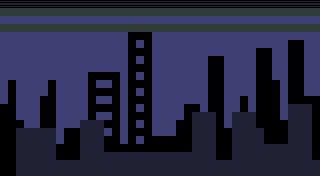

Rendered tile map (Tiled .tmx) drawn with the repository's tilesets; below, a short description and the full map source, tile grids included:
An orthogonal 40x22 tile map with 8x8 px tiles, 1 tile layer (Tile Layer 1).

<map version="1.2" tiledversion="1.2.4" orientation="orthogonal" renderorder="right-down" width="40" height="22" tilewidth="8" tileheight="8" infinite="0" nextlayerid="2" nextobjectid="1">
 <tileset firstgid="1" source="tileset.tsx" />
 <layer id="1" name="Tile Layer 1" width="40" height="22">
  <data encoding="csv">
323,323,323,323,323,323,323,323,323,323,323,323,323,323,323,323,323,323,323,323,323,323,323,323,323,323,323,323,323,323,323,323,323,323,323,323,323,323,323,323,
324,324,324,324,324,324,324,324,324,324,324,324,324,324,324,324,324,324,324,324,324,324,324,324,324,324,324,324,324,324,324,324,324,324,324,324,324,324,324,324,
326,326,326,326,326,326,326,326,326,326,326,326,326,326,326,326,326,326,326,326,326,326,326,326,326,326,326,326,326,326,326,326,326,326,326,326,326,326,326,326,
324,324,324,324,324,324,324,324,324,324,324,324,324,324,324,324,324,324,324,324,324,324,324,324,324,324,324,324,324,324,324,324,324,324,324,324,324,324,324,324,
326,326,326,326,326,326,326,326,326,326,326,326,326,326,326,326,321,321,321,326,326,326,326,326,326,326,326,326,326,326,326,326,326,326,326,326,326,326,326,326,
326,326,326,326,326,326,326,326,326,326,326,326,326,326,326,326,321,326,321,326,326,326,326,326,326,326,326,326,326,326,326,326,326,326,326,326,321,321,326,326,
326,326,326,326,326,326,326,326,326,326,326,326,326,326,326,326,321,321,321,326,326,326,326,326,326,326,326,326,326,326,326,326,321,321,326,326,321,321,326,326,
326,326,326,326,326,326,326,326,326,326,326,326,326,326,326,326,321,326,321,326,326,326,326,326,326,326,321,321,326,326,326,326,321,321,326,326,321,321,326,326,
326,326,326,326,326,326,326,326,326,326,326,326,326,326,326,326,321,321,321,326,326,326,326,326,326,326,321,321,326,326,326,326,321,321,326,326,321,321,326,326,
326,326,326,326,326,326,326,326,326,326,326,321,321,321,321,326,321,326,321,326,326,326,326,326,326,326,321,321,326,326,326,326,321,321,326,326,321,321,326,326,
326,321,326,326,326,326,321,326,326,326,326,321,326,326,321,326,321,321,321,326,326,326,326,326,326,326,321,321,326,326,326,326,321,321,321,326,321,321,326,326,
326,321,326,326,326,326,321,326,326,326,326,321,321,321,321,326,321,326,321,326,326,326,326,326,326,326,321,321,326,326,326,326,321,321,321,326,321,321,326,326,
326,321,326,326,326,321,321,326,326,326,326,321,326,326,321,326,321,321,321,326,326,326,326,326,326,326,321,321,326,326,321,326,321,321,321,326,321,321,321,321,
321,321,326,326,326,321,321,326,326,326,326,321,321,321,321,326,321,326,321,326,326,326,326,321,321,326,321,321,326,326,321,326,321,321,321,326,322,322,322,321,
321,321,326,326,326,321,321,326,326,326,326,321,326,326,321,326,321,321,321,326,326,326,326,321,322,322,322,321,326,322,322,322,321,321,321,326,322,322,322,321,
321,321,321,326,326,321,321,326,326,326,322,322,322,321,321,326,321,326,321,326,326,326,321,321,322,322,322,321,326,322,322,322,321,321,321,321,322,322,322,321,
321,321,322,322,322,322,322,326,321,321,322,322,322,326,321,326,321,321,321,326,326,326,321,321,322,322,322,321,321,322,322,322,322,321,321,321,322,322,322,321,
321,321,322,322,322,322,322,326,321,321,322,322,322,321,321,326,321,326,321,321,321,321,321,321,322,322,322,321,321,322,322,322,322,321,321,321,322,322,322,321,
321,321,322,322,322,322,322,321,321,321,322,322,322,321,321,321,321,321,321,321,321,321,321,321,322,322,322,321,321,322,322,322,322,322,322,322,322,322,322,321,
321,321,322,322,322,322,322,321,321,321,322,322,322,322,322,322,322,322,322,322,322,322,322,322,322,322,322,321,321,322,322,322,322,322,322,322,322,322,322,321,
321,321,322,322,322,322,322,322,322,322,322,322,322,322,322,322,322,322,322,322,322,322,322,322,322,322,322,322,322,322,322,322,322,322,322,322,322,322,322,322,
321,321,322,322,322,322,322,322,322,322,322,322,322,322,322,322,322,322,322,322,322,322,322,322,322,322,322,322,322,322,322,322,322,322,322,322,322,322,322,322
</data>
 </layer>
</map>
